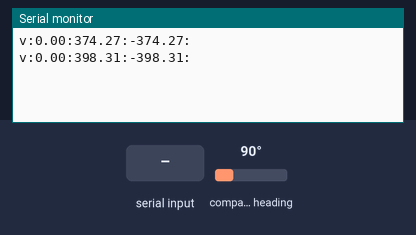
A sketch run on a simulated Arduino Uno, built with avr-gcc and run on an emulated ATmega328P. Shown: the last lines printed to the serial monitor. Wiring (inferred from the names in the program): HMC5883L compass at I2C address 0x1E. The test bench sets the inputs (shaded band); at power-on: compass heading 90°.

Above: at 1.2 s.
1.3 s: "30,150,10:" received over Serial
At 2.7 s:
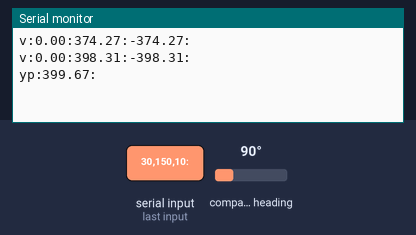
4.3 s: "5:" received over Serial
At 5.7 s:
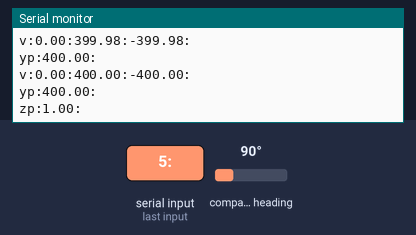
6.8 s: "1:" received over Serial
At 8.1 s:
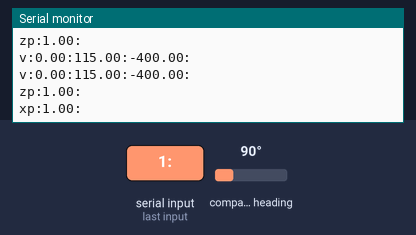
9.8 s: "4:" received over Serial
At 11.2 s:
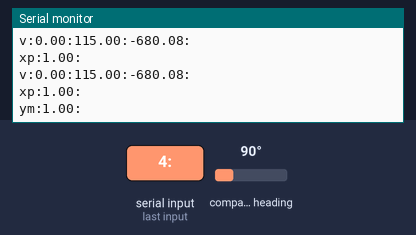
12.3 s: compass heading set to 7°
At 12.7 s:
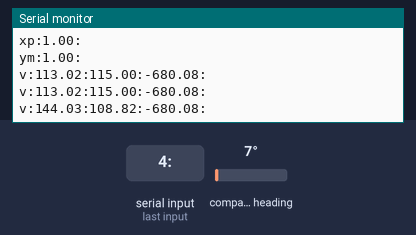
13.8 s: compass heading set to 90°
At 14.2 s:
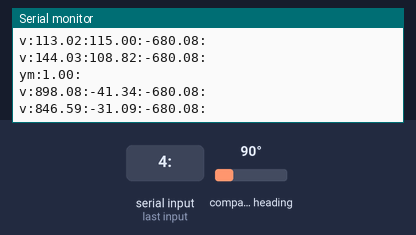
Timing chart, 0 to 16.3 s (numbered marks = the images above; inputs shaded):
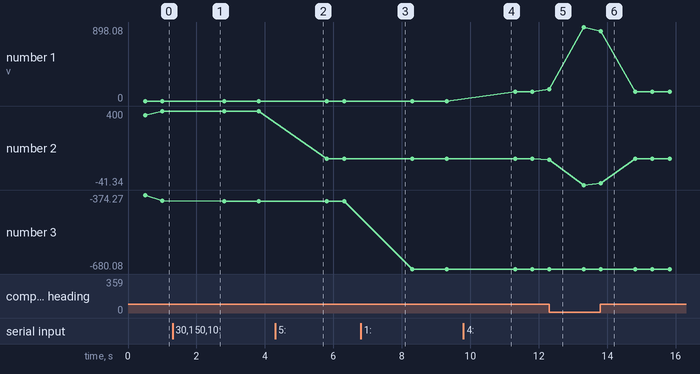

Measured:
- after the input at 1.3 s, the serial monitor: prints a new line after 1.0 s (image 1)
- after the input at 4.3 s, the serial monitor: prints a new line after 1.0 s (image 2)
- after the input at 6.8 s, the serial monitor: prints a new line after 1.0 s (image 3)
- after the input at 9.8 s, the serial monitor: prints a new line after 1.0 s (image 4)
- after the input at 12.3 s, the serial monitor: prints a new line at once (image 5)
- after the input at 13.8 s, the serial monitor: prints a new line at once (image 6)
- plotted number 1: 0 → 113.02 after the input at 9.8 s, 113.02 → 898.08 after the input at 12.3 s
- plotted number 2: 400 → 115 after the input at 4.3 s, 115 → -41.34 after the input at 12.3 s

The sketch:

S180903_Magnetometer_linear_scaled.ino
```cpp
/* Programm for reading values from magnetic sensor HMC5883
    data sheet HMC5883: https://cdn-shop.adafruit.com/datasheets/HMC5883L_3-Axis_Digital_Compass_IC.pdf
    the use of libraries has been ommitted´by reverse engineering them.

    Gain:
    The gain is set to minimum (4.35 mG per count). (HMC5883 Configuration Register B: 0x01).
    The Byte has to be set to 11100000 = 0xE0. The counting range is -2048 to 2047 resulting
    in a measurement range of -8.9 G to 8.9 G. Default gain is 0.92 mG per count for the
    register value of 00100000 = 0x20.

    Gauging:
    It turned out, that a scaling (gauging) of the axes is necessairy: x, y and z.
    By adjusting the axes parallel or antiparallel to the earth' magnetic field B, after
    giving the gauging command, the maximum and minimum values are determined (xp,xm,yp,ym, zp and zm),
    (p stands for positive (parallel) and m for minus (antiparallel) to earth magnetic field B)
    Gauging can be invoked by commands ( <1> for adjusting xp, <2> for xm and so on).
    Gauging for an axis ends, when another command is given (preferentially 0 or a new to be gauged axis).
    If the same axis is commanded morefold, the gauging starts for this axis again.

    Gauging is supposed to be performed by the magnetic earth field B, which is in Berlin 0.5 G
    (and directed roughly to North and about 70° downwards from horizontal).
    As start values, the ideal behaviour of the sensor is supposed (4.35 mG per count),
    so the readings should be for an axis parallel or antparallel +/- 115 counts = (0.5/0.00435)= cpemf counts.
    The sensor values are measured in counts, called rx. The scaled values are called sx and so on.
    During gauging the respective maximum is set to cpemf = 115 for Berlin and minimum gain.
*/

#include <Wire.h> //I2C Arduino Library


#define HMC5883_ADDRESS_MAG            (0x3C >> 1)
int cpemf = 115; //this means counts per earth magnetic field (nominal)and should be 115 for Berlin (0.5 G)
//and minimum gain (4.35 mG/count), the respective axis has to be parallel or antiparallel to B
int NewCommand = 0;
float ExtrVal = 1.0;
float rx = 0, ry = 0, rz = 0;// raw values directly red from the sensor and avaraged
float sx = 0, sy = 0, sz = 0;// scaled sensor values
float xp = cpemf, xm = cpemf;// scaling constants
float yp = cpemf, ym = cpemf;
float zp = cpemf, zm = cpemf;
long oldtime = 0;

void setup() {
  Serial.begin(9600);

  // Enable I2C
  Wire.begin();

  // Set magnetometer to continuous operation, since default is single measurement
  Wire.beginTransmission(HMC5883_ADDRESS_MAG);
  Wire.write((uint8_t) 0x02); //HMC5883_REGISTER Mode Register
  Wire.write((uint8_t)0x00);
  Wire.endTransmission();
  // Set gain to minimum (4.35 mG per count)
  // So it is attained for Berlin (earth magnetic field = 0.5 G) cpemf counts = 0.5 G/0.00435 G
  Wire.beginTransmission(HMC5883_ADDRESS_MAG);
  Wire.write((uint8_t) 0x01); //HMC5883_REGISTER Configuration Register B
  Wire.write((uint8_t)0xE0);
  Wire.endTransmission();


  oldtime = millis();
}

void loop()
{
  if (Serial.available()) {
    int OldCommand = NewCommand;//save the previous Command value
    NewCommand = (int)(Serial.read() - '0');
    // Set it to zero, when out of range
    if (NewCommand < 0 || NewCommand > 7)
      NewCommand = 0;
    // Call Extremum with NewCommand (when it is 7, resulting in reading data from Serial)
    if (NewCommand == 7)
      Extremum(NewCommand, false);
    // When NewCommand is a change, overtake the old values (stop gauging for the last axis)
    else if (NewCommand != OldCommand)
      Extremum(OldCommand, true);
    ExtrVal = 1.0;//restore the extreme value for the next gauging procedure
    Serial.find('\n'); //find end of message
  }
  // if gauging is in progress, call Extremum again and again
  if (NewCommand)
    Extremum(NewCommand, false);

  Aread();
  SSend ("v:" + (String)sx + ":" + (String)sy + ":" + (String)sz + ":");
}

//------------------------Reading values from the sensor and scale-------------------------
void Aread()
{
  float helperx = 0, helpery = 0, helperz = 0;

  // Read the magnetometer
  Wire.beginTransmission((byte)HMC5883_ADDRESS_MAG);
  Wire.write(0x03); //HMC5883_REGISTER
  Wire.endTransmission();
  // 6 Bytes are requested, the addresses are counted firther automatically
  Wire.requestFrom((byte)HMC5883_ADDRESS_MAG, (byte)6);

  // Wait around until enough data are available
  while (Wire.available() < 6);

  // Note high before low (different than accelerometer)
  uint8_t xhi = Wire.read();
  uint8_t xlo = Wire.read();
  uint8_t zhi = Wire.read();
  uint8_t zlo = Wire.read();
  uint8_t yhi = Wire.read();
  uint8_t ylo = Wire.read();

  // Shift values to create properly formed integer (low byte first)
  helperx = ((int16_t)(xlo | ((int16_t)xhi << 8)));
  helpery = ((int16_t)(ylo | ((int16_t)yhi << 8)));
  helperz = ((int16_t)(zlo | ((int16_t)zhi << 8)));
  //filtering values with gliding avarage
  rx = rx * 0.99 + helperx * 0.01;
  ry = ry * 0.99 + helpery * 0.01;
  rz = rz * 0.99 + helperz * 0.01;
  // correct the values to gauging values xp ... zm, see document Magnetometer Extreme Calibration.doc
  sx = cpemf*(2*(rx + xm)/(xp + xm) - 1);
  sy = cpemf*(2*(ry + ym)/(yp + ym) - 1);
  sz = cpemf*(2*(rz + zm)/(zp + zm) - 1);
}

void Extremum(int Command, bool overtake) {
  float Help; //to check on zero values

  switch (Command) {
    case 1:
      if (overtake) { // take over xp of the previous gauging
        xp = ExtrVal ;
        Serial.println("xp:" + (String)xp + ":");//finally the xp is printed despite of timing
      }
      else {    // gauge xp
        Aread();
        if (rx > ExtrVal)// take the new raw value, when it exceeds the others
          ExtrVal = rx;
        SSend("xp:" + (String)(ExtrVal) + ":");//during gauging ExtrVal is shown
      }
      break;
    case 2:
      if (overtake){ // take over xm of the previous gauging
        xm = abs(ExtrVal) ;
        Serial.println("xm:" + (String)(xm) + ":");//finally the xm is printed despite of timing
      }
      else {    // gauge xm
        Aread();
        if (rx < ExtrVal)// take the new raw value, when it exceeds the others
          ExtrVal = rx;
        SSend("xm:" + (String)(ExtrVal) + ":");//during gauging ExtrVal is shown
      }
      break;
    case 3:
      if (overtake){ // take over yp of the previous gauging
        yp = ExtrVal ;
        Serial.println("yp:" + (String)(yp) + ":");//finally the yp is printed despite of timing
      }
      else {    // gauge yp
        Aread();
        if (ry > ExtrVal)// take the new raw value, when it exceeds the others
          ExtrVal = ry;
        SSend("yp:" + (String)(ExtrVal) + ":");//during gauging ExtrVal is shown
      }
      break;
    case 4:
      if (overtake){ // take over ym of the previous gauging
        ym = abs(ExtrVal) ;
        Serial.println("ym:" + (String)(ym) + ":");//finally the ym is printed despite of timing
      }
      else {    // gauge ym
        Aread();
        if (ry < ExtrVal)// take the new raw value, when it exceeds the others
          ExtrVal = ry;
        SSend("ym:" + (String)(ExtrVal) + ":");//during gauging ExtrVal is shown
      }
      break;
    case 5:
      if (overtake){ // take over zp of the previous gauging
        zp = ExtrVal ;
        Serial.println("zp:" + (String)(zp) + ":");//finally the zp is printed despite of timing
      }
      else {    // gauge zp
        Aread();
        if (rz > ExtrVal)// take the new raw value, when it exceeds the others
          ExtrVal = rz;
        SSend("zp:" + (String)(ExtrVal) + ":");//during gauging ExtrVal is shown
      }
      break;
    case 6:
      if (overtake){ // take over zm of the previous gauging
        zm = abs(ExtrVal) ;
        Serial.println("zm:" + (String)(zm) + ":");//finally the zm is printed despite of timing
      }
      else {    // gauge zm
        Aread();
        if (rz < ExtrVal)// take the new raw value, when it exceeds the others
          ExtrVal = rz;
        SSend("zm:" + (String)(ExtrVal) + ":");//during gauging ExtrVal is shown
      }
      break;
    case 7: //Use values from TWedge or Serial Monitor
      Serial.find(':');
      delay(10);
      Help = Serial.readStringUntil(':').toFloat();
      if ( Help != 0)
        xp = (Help);
      delay(10);
      Help = Serial.readStringUntil(':').toFloat();
      if ( Help != 0)
        xm = abs(Help);
      delay(10);
      Help = Serial.readStringUntil(':').toFloat();
      if ( Help != 0)
        yp = (Help);
      delay(10);
      Help = Serial.readStringUntil(':').toFloat();
      if ( Help != 0)
        ym = abs(Help);
      delay(10);
      Help = Serial.readStringUntil(':').toFloat();
      if ( Help != 0)
        zp = (Help);
      delay(10);
      Help = Serial.readStringUntil(':').toFloat();
      if ( Help != 0)
        zm = abs(Help);
      Serial.println ("g:" + (String)(xp) + ":" + (String)(xm) + ":" + (String)(yp) + ":" + (String)(ym) + ":" + (String)(zp) + ":" + (String)(zm) );
      NewCommand = 0;
      break;
    default: break;
  }
}

void SSend (String OutStr) {
  if (millis() - oldtime > 500) {
    Serial.print(OutStr + "\r\n");
    oldtime = millis();
  }
}
```
